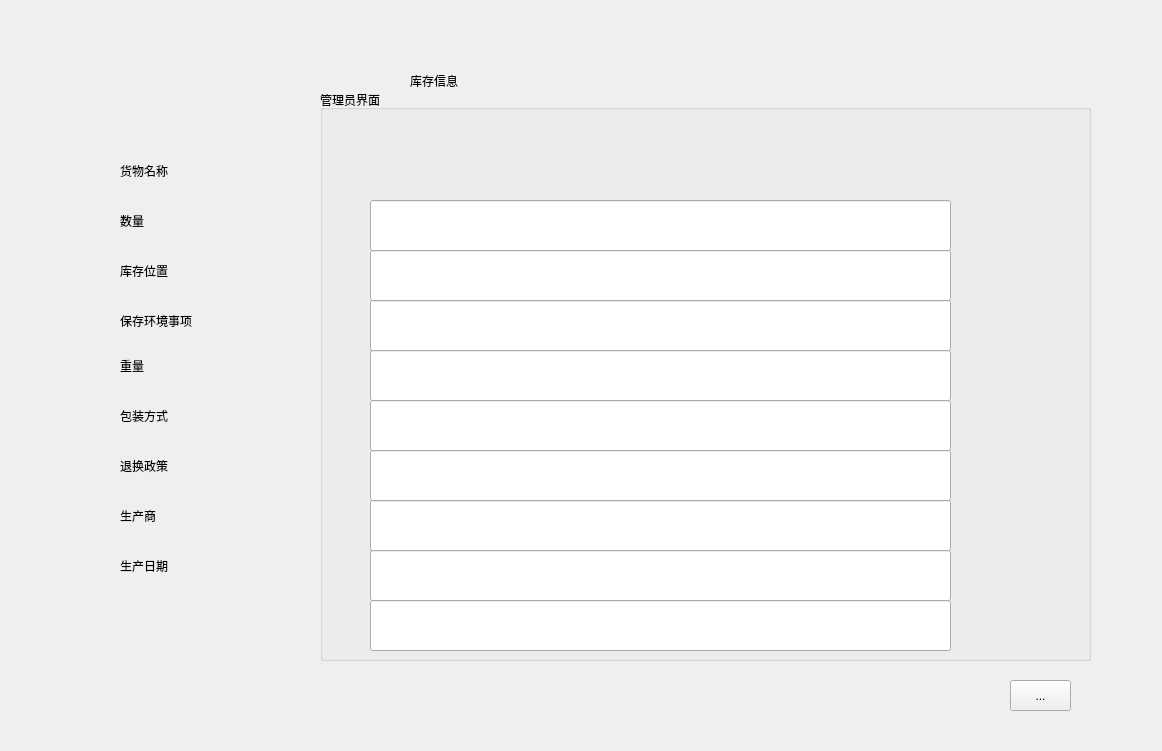
<?xml version="1.0" encoding="UTF-8"?>
<ui version="4.0">
 <class>WindowStoreInfo</class>
 <widget class="QMainWindow" name="WindowStoreInfo">
  <property name="geometry">
   <rect>
    <x>0</x>
    <y>0</y>
    <width>1162</width>
    <height>751</height>
   </rect>
  </property>
  <property name="windowTitle">
   <string>MainWindow</string>
  </property>
  <widget class="QWidget" name="centralwidget">
   <widget class="QLabel" name="label">
    <property name="geometry">
     <rect>
      <x>410</x>
      <y>50</y>
      <width>621</width>
      <height>61</height>
     </rect>
    </property>
    <property name="styleSheet">
     <string notr="true">font: 75 24pt &quot;微软雅黑&quot;;</string>
    </property>
    <property name="text">
     <string>库存信息</string>
    </property>
   </widget>
   <widget class="QLabel" name="label_2">
    <property name="geometry">
     <rect>
      <x>120</x>
      <y>140</y>
      <width>211</width>
      <height>61</height>
     </rect>
    </property>
    <property name="styleSheet">
     <string notr="true">font: 75 24pt &quot;微软雅黑&quot;;</string>
    </property>
    <property name="text">
     <string>货物名称</string>
    </property>
   </widget>
   <widget class="QLabel" name="label_3">
    <property name="geometry">
     <rect>
      <x>120</x>
      <y>190</y>
      <width>211</width>
      <height>61</height>
     </rect>
    </property>
    <property name="styleSheet">
     <string notr="true">font: 75 24pt &quot;微软雅黑&quot;;</string>
    </property>
    <property name="text">
     <string>数量</string>
    </property>
   </widget>
   <widget class="QLabel" name="label_4">
    <property name="geometry">
     <rect>
      <x>120</x>
      <y>240</y>
      <width>211</width>
      <height>61</height>
     </rect>
    </property>
    <property name="styleSheet">
     <string notr="true">font: 75 24pt &quot;微软雅黑&quot;;</string>
    </property>
    <property name="text">
     <string>库存位置</string>
    </property>
   </widget>
   <widget class="QLabel" name="label_5">
    <property name="geometry">
     <rect>
      <x>120</x>
      <y>290</y>
      <width>271</width>
      <height>61</height>
     </rect>
    </property>
    <property name="styleSheet">
     <string notr="true">font: 75 24pt &quot;微软雅黑&quot;;</string>
    </property>
    <property name="text">
     <string>保存环境事项</string>
    </property>
   </widget>
   <widget class="QLabel" name="label_6">
    <property name="geometry">
     <rect>
      <x>410</x>
      <y>150</y>
      <width>621</width>
      <height>41</height>
     </rect>
    </property>
    <property name="styleSheet">
     <string notr="true">font: 75 24pt &quot;微软雅黑&quot;;</string>
    </property>
    <property name="text">
     <string/>
    </property>
   </widget>
   <widget class="QLabel" name="label_7">
    <property name="geometry">
     <rect>
      <x>410</x>
      <y>190</y>
      <width>621</width>
      <height>51</height>
     </rect>
    </property>
    <property name="styleSheet">
     <string notr="true">font: 75 24pt &quot;微软雅黑&quot;;</string>
    </property>
    <property name="text">
     <string/>
    </property>
   </widget>
   <widget class="QLabel" name="label_8">
    <property name="geometry">
     <rect>
      <x>410</x>
      <y>230</y>
      <width>621</width>
      <height>61</height>
     </rect>
    </property>
    <property name="styleSheet">
     <string notr="true">font: 75 24pt &quot;微软雅黑&quot;;</string>
    </property>
    <property name="text">
     <string/>
    </property>
   </widget>
   <widget class="QLabel" name="label_9">
    <property name="geometry">
     <rect>
      <x>410</x>
      <y>280</y>
      <width>621</width>
      <height>61</height>
     </rect>
    </property>
    <property name="styleSheet">
     <string notr="true">font: 75 24pt &quot;微软雅黑&quot;;</string>
    </property>
    <property name="text">
     <string/>
    </property>
   </widget>
   <widget class="QLabel" name="label_14">
    <property name="geometry">
     <rect>
      <x>120</x>
      <y>330</y>
      <width>231</width>
      <height>71</height>
     </rect>
    </property>
    <property name="styleSheet">
     <string notr="true">font: 75 24pt &quot;微软雅黑&quot;;</string>
    </property>
    <property name="text">
     <string>重量</string>
    </property>
   </widget>
   <widget class="QLabel" name="label_11">
    <property name="geometry">
     <rect>
      <x>120</x>
      <y>480</y>
      <width>231</width>
      <height>71</height>
     </rect>
    </property>
    <property name="styleSheet">
     <string notr="true">font: 75 24pt &quot;微软雅黑&quot;;</string>
    </property>
    <property name="text">
     <string>生产商</string>
    </property>
   </widget>
   <widget class="QLabel" name="label_13">
    <property name="geometry">
     <rect>
      <x>120</x>
      <y>380</y>
      <width>231</width>
      <height>71</height>
     </rect>
    </property>
    <property name="styleSheet">
     <string notr="true">font: 75 24pt &quot;微软雅黑&quot;;</string>
    </property>
    <property name="text">
     <string>包装方式</string>
    </property>
   </widget>
   <widget class="QLabel" name="label_12">
    <property name="geometry">
     <rect>
      <x>120</x>
      <y>530</y>
      <width>231</width>
      <height>71</height>
     </rect>
    </property>
    <property name="styleSheet">
     <string notr="true">font: 75 24pt &quot;微软雅黑&quot;;</string>
    </property>
    <property name="text">
     <string>生产日期</string>
    </property>
   </widget>
   <widget class="QLabel" name="label_10">
    <property name="geometry">
     <rect>
      <x>120</x>
      <y>430</y>
      <width>231</width>
      <height>71</height>
     </rect>
    </property>
    <property name="styleSheet">
     <string notr="true">font: 75 24pt &quot;微软雅黑&quot;;</string>
    </property>
    <property name="text">
     <string>退换政策</string>
    </property>
   </widget>
   <widget class="QLabel" name="label_15">
    <property name="geometry">
     <rect>
      <x>410</x>
      <y>330</y>
      <width>621</width>
      <height>61</height>
     </rect>
    </property>
    <property name="styleSheet">
     <string notr="true">font: 75 24pt &quot;微软雅黑&quot;;</string>
    </property>
    <property name="text">
     <string/>
    </property>
   </widget>
   <widget class="QLabel" name="label_16">
    <property name="geometry">
     <rect>
      <x>410</x>
      <y>380</y>
      <width>621</width>
      <height>61</height>
     </rect>
    </property>
    <property name="styleSheet">
     <string notr="true">font: 75 24pt &quot;微软雅黑&quot;;</string>
    </property>
    <property name="text">
     <string/>
    </property>
   </widget>
   <widget class="QLabel" name="label_17">
    <property name="geometry">
     <rect>
      <x>410</x>
      <y>430</y>
      <width>621</width>
      <height>61</height>
     </rect>
    </property>
    <property name="styleSheet">
     <string notr="true">font: 75 24pt &quot;微软雅黑&quot;;</string>
    </property>
    <property name="text">
     <string/>
    </property>
   </widget>
   <widget class="QLabel" name="label_18">
    <property name="geometry">
     <rect>
      <x>410</x>
      <y>480</y>
      <width>621</width>
      <height>61</height>
     </rect>
    </property>
    <property name="styleSheet">
     <string notr="true">font: 75 24pt &quot;微软雅黑&quot;;</string>
    </property>
    <property name="text">
     <string/>
    </property>
   </widget>
   <widget class="QLabel" name="label_19">
    <property name="geometry">
     <rect>
      <x>410</x>
      <y>520</y>
      <width>621</width>
      <height>61</height>
     </rect>
    </property>
    <property name="styleSheet">
     <string notr="true">font: 75 24pt &quot;微软雅黑&quot;;</string>
    </property>
    <property name="text">
     <string/>
    </property>
   </widget>
   <widget class="QGroupBox" name="groupBox">
    <property name="geometry">
     <rect>
      <x>320</x>
      <y>90</y>
      <width>771</width>
      <height>571</height>
     </rect>
    </property>
    <property name="styleSheet">
     <string notr="true">font: 75 24pt &quot;微软雅黑&quot;;</string>
    </property>
    <property name="title">
     <string>管理员界面</string>
    </property>
    <widget class="QLineEdit" name="lineEdit">
     <property name="geometry">
      <rect>
       <x>50</x>
       <y>110</y>
       <width>581</width>
       <height>51</height>
      </rect>
     </property>
    </widget>
    <widget class="QLineEdit" name="lineEdit_2">
     <property name="geometry">
      <rect>
       <x>50</x>
       <y>160</y>
       <width>581</width>
       <height>51</height>
      </rect>
     </property>
    </widget>
    <widget class="QLineEdit" name="lineEdit_3">
     <property name="geometry">
      <rect>
       <x>50</x>
       <y>210</y>
       <width>581</width>
       <height>51</height>
      </rect>
     </property>
    </widget>
    <widget class="QLineEdit" name="lineEdit_4">
     <property name="geometry">
      <rect>
       <x>50</x>
       <y>260</y>
       <width>581</width>
       <height>51</height>
      </rect>
     </property>
    </widget>
    <widget class="QLineEdit" name="lineEdit_5">
     <property name="geometry">
      <rect>
       <x>50</x>
       <y>310</y>
       <width>581</width>
       <height>51</height>
      </rect>
     </property>
    </widget>
    <widget class="QLineEdit" name="lineEdit_6">
     <property name="geometry">
      <rect>
       <x>50</x>
       <y>360</y>
       <width>581</width>
       <height>51</height>
      </rect>
     </property>
    </widget>
    <widget class="QLineEdit" name="lineEdit_7">
     <property name="geometry">
      <rect>
       <x>50</x>
       <y>410</y>
       <width>581</width>
       <height>51</height>
      </rect>
     </property>
    </widget>
    <widget class="QLineEdit" name="lineEdit_8">
     <property name="geometry">
      <rect>
       <x>50</x>
       <y>460</y>
       <width>581</width>
       <height>51</height>
      </rect>
     </property>
    </widget>
    <widget class="QLineEdit" name="lineEdit_9">
     <property name="geometry">
      <rect>
       <x>50</x>
       <y>510</y>
       <width>581</width>
       <height>51</height>
      </rect>
     </property>
    </widget>
   </widget>
   <widget class="QToolButton" name="toolButton">
    <property name="geometry">
     <rect>
      <x>1010</x>
      <y>680</y>
      <width>61</width>
      <height>31</height>
     </rect>
    </property>
    <property name="text">
     <string>...</string>
    </property>
   </widget>
  </widget>
 </widget>
 <resources/>
 <connections/>
</ui>
